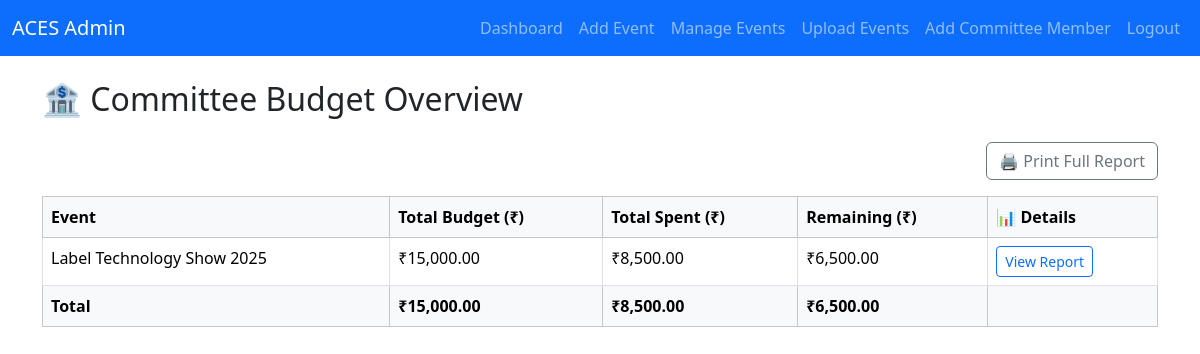
/admin/budget_overview.php (signed in), run on the app's committed database.
### tables this page shows
CREATE TABLE `event_budgets` (
  `id` int(11) NOT NULL,
  `event_id` int(11) DEFAULT NULL,
  `budget_amount` decimal(10,2) NOT NULL,
  `created_at` timestamp NOT NULL DEFAULT current_timestamp()
);

CREATE TABLE `events` (
  `id` int(11) NOT NULL,
  `title` varchar(255) NOT NULL,
  `description` text NOT NULL,
  `event_date` date NOT NULL,
  `location` varchar(255) NOT NULL,
  `image` varchar(255) DEFAULT NULL,
  `created_at` timestamp NOT NULL DEFAULT current_timestamp()
);

### admin/budget_overview.php (the view, shortened to what this page needs)
<?php
include "../includes/db.php";
include "header.php";
$events = $conn->query("
    SELECT e.id, e.title, b.budget_amount
    FROM event_budgets b
    JOIN events e ON b.event_id = e.id
    ORDER BY e.event_date DESC
");
$total_budget = 0;
$total_spent_all = 0;
$total_remaining = 0;
?>
<h2 class="mb-4">🏦 Committee Budget Overview</h2>
<div class="text-end mb-3 print-btn">
    <button onclick="window.print()" class="btn btn-outline-secondary">
        🖨️ Print Full Report
    </button>
</div>
<table class="table table-bordered table-hover">
    <thead class="table-light">
        <tr>
            <th>Event</th>
            <th>Total Budget (₹)</th>
            <th>Total Spent (₹)</th>
            <th>Remaining (₹)</th>
            <th class="print-btn">📊 Details</th>
        </tr>
    </thead>
    <tbody>
        <?php while ($event = $events->fetch_assoc()): ?>
            <?php
            $event_id = $event['id'];
            $stmt = $conn->prepare("SELECT SUM(amount) AS total_spent FROM event_expenses WHERE event_id = ?");
            $stmt->bind_param("i", $event_id);
            $stmt->execute();
            $spent_result = $stmt->get_result()->fetch_assoc();
            $total_spent = $spent_result['total_spent'] ?? 0;
            $remaining = $event['budget_amount'] - $total_spent;
            $total_budget += $event['budget_amount'];
            $total_spent_all += $total_spent;
            $total_remaining += $remaining;
            ?>
            <tr>
                <td><?php echo $event['title']; ?></td>
                <td>₹<?php echo number_format($event['budget_amount'], 2); ?></td>
                <td>₹<?php echo number_format($total_spent, 2); ?></td>
                <td>₹<?php echo number_format($remaining, 2); ?></td>
                <td class="print-btn">
                    <a href="event_budget_summary.php?event_id=<?php echo $event_id; ?>"
                        class="btn btn-sm btn-outline-primary">
                        View Report
                    </a>
                </td>
            </tr>
        <?php endwhile; ?>
    </tbody>
    <tfoot class="table-light fw-bold">
        <tr>
            <td>Total</td>
            <td>₹<?php echo number_format($total_budget, 2); ?></td>
            <td>₹<?php echo number_format($total_spent_all, 2); ?></td>
            <td>₹<?php echo number_format($total_remaining, 2); ?></td>
            <td class="print-btn"></td>
        </tr>
    </tfoot>
</table>
</div>
</body>
</html>

### data on the page
event_budgets: event.title "Label Technology Show 2025", budget_amount "15,000.00", total_spent "8,500.00", remaining "6,500.00"

### other printed values
$total_budget "15,000.00"
$total_spent_all "8,500.00"
$total_remaining "6,500.00"
